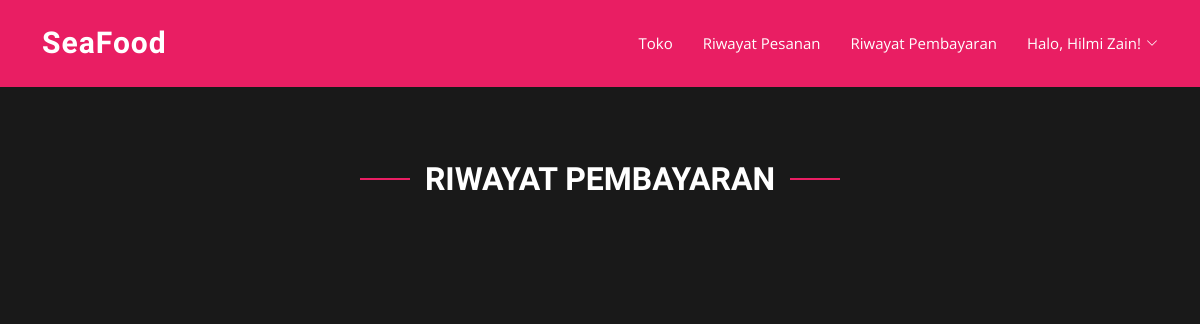
The app's page /user/riwayatPembayaran.php (signed in), older data.
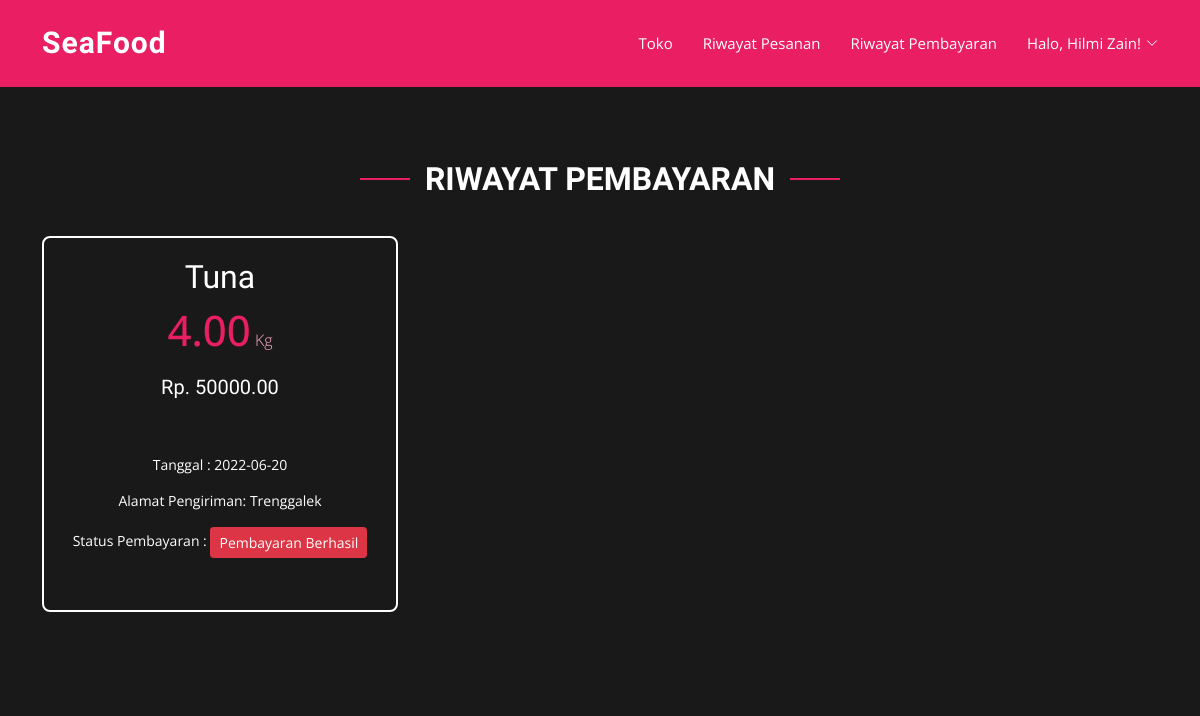
The same page, newer data.
### tables this page shows
CREATE TABLE `detail_pemesanan` (
  `ID_PEMESANAN` char(8) NOT NULL,
  `ID_BARANG` char(4) NOT NULL,
  `SUB_TOTAL` float(8,2) DEFAULT NULL,
  `TOTAL_BERAT` float(8,2) DEFAULT NULL,
  PRIMARY KEY (`ID_PEMESANAN`,`ID_BARANG`),
  KEY `DPEMESANAN_BARANG_FK` (`ID_BARANG`),
  CONSTRAINT `DPEMESANAN_BARANG_FK` FOREIGN KEY (`ID_BARANG`) REFERENCES `barang` (`ID_BARANG`),
  CONSTRAINT `DPEMESANAN_PEMESANAN_FK` FOREIGN KEY (`ID_PEMESANAN`) REFERENCES `pemesanan` (`ID_PEMESANAN`)
);

CREATE TABLE `barang` (
  `ID_BARANG` char(4) NOT NULL,
  `ID_JENIS` char(2) NOT NULL,
  `NAMA_BARANG` varchar(30) DEFAULT NULL,
  `STOK_BARANG` int(11) DEFAULT NULL,
  `BERAT_BARANG` float(8,2) DEFAULT NULL,
  `HARGA_JUAL` float(8,2) DEFAULT NULL,
  `GAMBAR_BARANG` varchar(100) DEFAULT NULL,
  PRIMARY KEY (`ID_BARANG`),
  KEY `BARANG_J_BARANG_FK` (`ID_JENIS`),
  CONSTRAINT `BARANG_J_BARANG_FK` FOREIGN KEY (`ID_JENIS`) REFERENCES `jenis_barang` (`ID_JENIS`),
  CONSTRAINT `BARANG_STOK_CK` CHECK (`STOK_BARANG` between 0 and 99999)
);

CREATE TABLE `pembayaran` (
  `ID_PEMBAYARAN` char(8) NOT NULL,
  `ID_PEGAWAI` char(4) NOT NULL,
  `ID_PEMESANAN` char(8) NOT NULL,
  `TGL_PEMBAYARAN` date DEFAULT curdate(),
  `BUKTI_PEMBAYARAN` varchar(100) DEFAULT NULL,
  `JENIS_PEMBAYARAN` varchar(20) DEFAULT NULL,
  `STATUS_PEMBAYARAN` int(1) NOT NULL,
  `TOTAL_PEMBAYARAN` float(10,2) DEFAULT NULL,
  PRIMARY KEY (`ID_PEMBAYARAN`),
  KEY `PEMBAYARAN_PEGAWAI_FK` (`ID_PEGAWAI`),
  KEY `PEMBAYARAN_PEMESANAN_FK` (`ID_PEMESANAN`),
  CONSTRAINT `PEMBAYARAN_PEGAWAI_FK` FOREIGN KEY (`ID_PEGAWAI`) REFERENCES `pegawai` (`ID_PEGAWAI`),
  CONSTRAINT `PEMBAYARAN_PEMESANAN_FK` FOREIGN KEY (`ID_PEMESANAN`) REFERENCES `pemesanan` (`ID_PEMESANAN`)
);

CREATE TABLE `pemesanan` (
  `ID_PEMESANAN` char(8) NOT NULL,
  `ID_PEGAWAI` char(4) NOT NULL,
  `ID_CALON_KONSUMEN` char(8) NOT NULL,
  `TGL_PEMESANAN` date DEFAULT curdate(),
  `STATUS_PEMESANAN` char(2) DEFAULT NULL,
  `ALAMAT_PENGIRIMAN` varchar(100) DEFAULT NULL,
  `TOTAL_HARGA` float(8,2) DEFAULT NULL,
  PRIMARY KEY (`ID_PEMESANAN`),
  KEY `PEMESANAN_PEGAWAI_FK` (`ID_PEGAWAI`),
  KEY `PEMESANAN_CKONS_FK` (`ID_CALON_KONSUMEN`),
  CONSTRAINT `PEMESANAN_CKONS_FK` FOREIGN KEY (`ID_CALON_KONSUMEN`) REFERENCES `calon_konsumen` (`ID_CALON_KONSUMEN`),
  CONSTRAINT `PEMESANAN_PEGAWAI_FK` FOREIGN KEY (`ID_PEGAWAI`) REFERENCES `pegawai` (`ID_PEGAWAI`)
);

### functions.php (called while the page is built, shortened)
<?php
    $koneksi = mysqli_connect('localhost','root','','seafood2');
    function query($query){
        global $koneksi;
        $select = mysqli_query($koneksi, $query);
        $rows = [];
        while ($tampil = mysqli_fetch_assoc($select)){
            $rows [] = $tampil;
        }
        return $rows;
    }
?>

### user/riwayatPembayaran.php (the view, shortened to what this page needs)
<?php
    require '../functions.php';
    $emailKonsumen = $_SESSION["email"];
    $konsumen = query("SELECT * FROM calon_konsumen WHERE email_calon_konsumen = '$emailKonsumen'")[0];
    $namaKonsumen = $konsumen["NAMA_CALON_KONSUMEN"];
    $idKonsumen = $konsumen["ID_CALON_KONSUMEN"];
    $idPemesanan = query("SELECT id_pemesanan FROM pemesanan WHERE id_calon_konsumen = '$idKonsumen'");
    $a = 0;
    foreach ($idPemesanan as $idPemesanan){
      $array[$a] = $idPemesanan["id_pemesanan"];
      $a++;
    }
    $array = "'" .implode("','", $array  ) . "'";
    $array = (string)$array;
    $riwayatPembayaran = query("SELECT b.nama_barang, p.id_pemesanan, pb.tgl_pembayaran, pb.status_pembayaran,
                                p.alamat_pengiriman, pb.total_pembayaran, dp.total_berat
                                FROM detail_pemesanan dp, barang b, pemesanan p, pembayaran pb
                                WHERE dp.id_barang = b.id_barang AND dp.id_pemesanan = p.id_pemesanan
                                      AND pb.id_pemesanan = p.id_pemesanan AND pb.status_pembayaran = 3
                                      AND pb.id_pemesanan IN ($array)");
?>
<!DOCTYPE html>
<html lang="en">
<head>
  <link href="../assets_LP/vendor/aos/aos.css" rel="stylesheet">
  <link href="../assets_LP/vendor/bootstrap/css/bootstrap.min.css" rel="stylesheet">
  <link href="../assets_LP/vendor/bootstrap-icons/bootstrap-icons.css" rel="stylesheet">
  <link href="../assets_LP/vendor/boxicons/css/boxicons.min.css" rel="stylesheet">
  <link href="../assets_LP/vendor/glightbox/css/glightbox.min.css" rel="stylesheet">
  <link href="../assets_LP/vendor/remixicon/remixicon.css" rel="stylesheet">
  <link href="../assets_LP/vendor/swiper/swiper-bundle.min.css" rel="stylesheet">
  <link href="../assets_LP/css/style.css" rel="stylesheet">
</head>
<body>
  <header id="header" class="fixed-top d-flex align-items-center">
    <div class="container d-flex align-items-center justify-content-between">
      <div class="logo">
        <h1><a href="toko.php">SeaFood</a></h1>
      </div>
      <nav id="navbar" class="navbar">
        <ul>
          <li><a class="nav-link" href="toko.php">Toko</a></li>
          <li><a href="riwayatPemesanan.php">Riwayat Pesanan</a></li>
          <li><a href="riwayatPembayaran.php">Riwayat Pembayaran</a></li>
          <li class="dropdown"><a href="#"><span>Halo, <?= $namaKonsumen; ?>!</span> <i class="bi bi-chevron-down"></i></a>
          </li>
        </ul>
      </nav>
    </div>
  </header>
  <main id="main">
    <section id="pricing" class="pricing">
      <div class="container">
        <div class="section-title" data-aos="fade-up">
          <h2>Riwayat Pembayaran</h2>
        </div>
        <div class="row">
            <?php foreach($riwayatPembayaran as $pembayaran){ ?>
            <div class="col-lg-4 col-md-6 mb-3">
                <div class="box" data-aos="zoom-in-right" data-aos-delay="200">
                <h2><?= $pembayaran["nama_barang"]; ?></h2>
                <h4><?= $pembayaran["total_berat"]; ?><span> Kg</span></h4>
                <ul>
                    <h5>Rp. <?= $pembayaran["total_pembayaran"]; ?></h5>
                    <li class="pt-5">Tanggal : <?= $pembayaran["tgl_pembayaran"]; ?></li>
                    <li>Alamat Pengiriman: <?=  $pembayaran["alamat_pengiriman"]; ?></li>
                    <?php if($pembayaran["status_pembayaran"] == 2){ ?>
                    <li>Status Pembayaran : <a href="#" class="btn btn-success btn-sm">Menunggu Konfirmasi Pembayaran</a></li>
                    <?php } else if($pembayaran["status_pembayaran"] == 3){?>
                    <li>Status Pembayaran : <a href="#" class="btn btn-danger btn-sm">Pembayaran Berhasil</a></li>
                    <?php }?>
                </ul>
                </div>
            </div>
            <?php } ?>
        </div>
      </div>
    </section>
  </main>
</body>
</html>

Row changes from the older to the newer data that the page shows:
added detail_pemesanan: ID_BARANG.NAMA_BARANG "Tuna", TOTAL_BERAT "4.00", pembayaran.TOTAL_PEMBAYARAN "50000.00", pembayaran.TGL_PEMBAYARAN "2022-06-20", ID_PEMESANAN.ALAMAT_PENGIRIMAN "Trenggalek"
